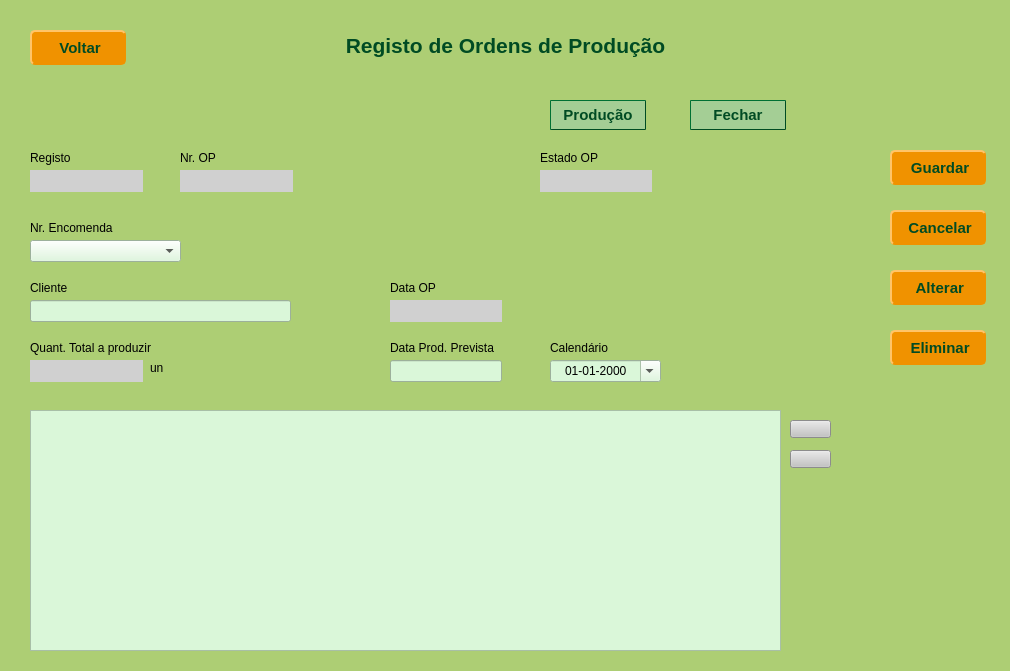
<?xml version="1.0" encoding="UTF-8"?>
<ui version="4.0">
 <class>Producao</class>
 <widget class="QWidget" name="Producao">
  <property name="geometry">
   <rect>
    <x>0</x>
    <y>0</y>
    <width>1010</width>
    <height>671</height>
   </rect>
  </property>
  <property name="minimumSize">
   <size>
    <width>1010</width>
    <height>671</height>
   </size>
  </property>
  <property name="maximumSize">
   <size>
    <width>1010</width>
    <height>671</height>
   </size>
  </property>
  <property name="windowTitle">
   <string>Form</string>
  </property>
  <widget class="QStackedWidget" name="stackedWidget">
   <property name="geometry">
    <rect>
     <x>0</x>
     <y>0</y>
     <width>1010</width>
     <height>671</height>
    </rect>
   </property>
   <property name="minimumSize">
    <size>
     <width>1010</width>
     <height>671</height>
    </size>
   </property>
   <property name="maximumSize">
    <size>
     <width>1010</width>
     <height>671</height>
    </size>
   </property>
   <property name="styleSheet">
    <string notr="true">background-color: #ADCE74;</string>
   </property>
   <property name="currentIndex">
    <number>1</number>
   </property>
   <widget class="QWidget" name="page1_ListarOPs">
    <widget class="QLabel" name="label">
     <property name="geometry">
      <rect>
       <x>150</x>
       <y>30</y>
       <width>711</width>
       <height>31</height>
      </rect>
     </property>
     <property name="font">
      <font>
       <pointsize>16</pointsize>
       <bold>true</bold>
      </font>
     </property>
     <property name="styleSheet">
      <string notr="true">color: #004b23;</string>
     </property>
     <property name="text">
      <string>Lista de Ordens de Produção</string>
     </property>
     <property name="alignment">
      <set>Qt::AlignCenter</set>
     </property>
    </widget>
    <widget class="QPushButton" name="btnInicio_producao">
     <property name="geometry">
      <rect>
       <x>30</x>
       <y>30</y>
       <width>96</width>
       <height>35</height>
      </rect>
     </property>
     <property name="font">
      <font>
       <pointsize>11</pointsize>
       <bold>true</bold>
      </font>
     </property>
     <property name="cursor">
      <cursorShape>PointingHandCursor</cursorShape>
     </property>
     <property name="styleSheet">
      <string notr="true">	background-color: #F09200;
	color: #004b23;
	border: 1.5px solid #F09200;
	border-style: outset;
	border-radius: 5px;</string>
     </property>
     <property name="text">
      <string> Início</string>
     </property>
     <property name="icon">
      <iconset resource="imagens.qrc">
       <normaloff>:/img/img/Home.png</normaloff>:/img/img/Home.png</iconset>
     </property>
    </widget>
    <widget class="QPushButton" name="btnNovo_OP">
     <property name="geometry">
      <rect>
       <x>884</x>
       <y>30</y>
       <width>96</width>
       <height>35</height>
      </rect>
     </property>
     <property name="font">
      <font>
       <pointsize>11</pointsize>
       <bold>true</bold>
      </font>
     </property>
     <property name="cursor">
      <cursorShape>PointingHandCursor</cursorShape>
     </property>
     <property name="styleSheet">
      <string notr="true">	background-color: #F09200;
	color: #004b23;
	border: 1.5px solid #F09200;
	border-style: outset;
	border-radius: 5px;</string>
     </property>
     <property name="text">
      <string> Novo</string>
     </property>
     <property name="icon">
      <iconset resource="imagens.qrc">
       <normaloff>:/img/img/Add.png</normaloff>:/img/img/Add.png</iconset>
     </property>
    </widget>
    <widget class="QTableWidget" name="tableWidget_OrdemProd">
     <property name="geometry">
      <rect>
       <x>30</x>
       <y>80</y>
       <width>951</width>
       <height>371</height>
      </rect>
     </property>
     <property name="styleSheet">
      <string notr="true">background-color: #E6F7E6;</string>
     </property>
     <attribute name="horizontalHeaderDefaultSectionSize">
      <number>80</number>
     </attribute>
     <attribute name="horizontalHeaderHighlightSections">
      <bool>false</bool>
     </attribute>
     <attribute name="horizontalHeaderStretchLastSection">
      <bool>true</bool>
     </attribute>
    </widget>
    <widget class="QGroupBox" name="groupBox">
     <property name="geometry">
      <rect>
       <x>30</x>
       <y>460</y>
       <width>951</width>
       <height>191</height>
      </rect>
     </property>
     <property name="font">
      <font>
       <pointsize>10</pointsize>
       <fontweight>DemiBold</fontweight>
      </font>
     </property>
     <property name="title">
      <string>Pesquisar por:</string>
     </property>
     <widget class="QComboBox" name="cmbStatusOP">
      <property name="geometry">
       <rect>
        <x>200</x>
        <y>60</y>
        <width>121</width>
        <height>22</height>
       </rect>
      </property>
      <property name="styleSheet">
       <string notr="true">background-color:#DAF7D9;</string>
      </property>
      <item>
       <property name="text">
        <string/>
       </property>
      </item>
      <item>
       <property name="text">
        <string>Planeada</string>
       </property>
      </item>
      <item>
       <property name="text">
        <string>Em progresso</string>
       </property>
      </item>
      <item>
       <property name="text">
        <string>Fechada</string>
       </property>
      </item>
     </widget>
     <widget class="QLabel" name="label_3">
      <property name="geometry">
       <rect>
        <x>200</x>
        <y>40</y>
        <width>151</width>
        <height>20</height>
       </rect>
      </property>
      <property name="font">
       <font>
        <pointsize>10</pointsize>
        <bold>false</bold>
       </font>
      </property>
      <property name="text">
       <string>Status OP</string>
      </property>
     </widget>
     <widget class="QLabel" name="lblTotalOPs">
      <property name="geometry">
       <rect>
        <x>20</x>
        <y>160</y>
        <width>221</width>
        <height>16</height>
       </rect>
      </property>
      <property name="font">
       <font>
        <pointsize>10</pointsize>
        <fontweight>ExtraBold</fontweight>
       </font>
      </property>
      <property name="text">
       <string>Ordens de Produção:</string>
      </property>
     </widget>
     <widget class="QPushButton" name="btnPesquisar">
      <property name="geometry">
       <rect>
        <x>350</x>
        <y>110</y>
        <width>51</width>
        <height>25</height>
       </rect>
      </property>
      <property name="font">
       <font>
        <fontweight>DemiBold</fontweight>
       </font>
      </property>
      <property name="cursor">
       <cursorShape>PointingHandCursor</cursorShape>
      </property>
      <property name="styleSheet">
       <string notr="true">background-color: rgb(196, 196, 196);</string>
      </property>
      <property name="text">
       <string/>
      </property>
      <property name="icon">
       <iconset resource="imagens.qrc">
        <normaloff>:/img/img/pesquisar.png</normaloff>:/img/img/pesquisar.png</iconset>
      </property>
     </widget>
     <widget class="QLabel" name="label_4">
      <property name="geometry">
       <rect>
        <x>20</x>
        <y>40</y>
        <width>121</width>
        <height>20</height>
       </rect>
      </property>
      <property name="font">
       <font>
        <pointsize>10</pointsize>
        <bold>false</bold>
       </font>
      </property>
      <property name="text">
       <string>Nr. OP</string>
      </property>
     </widget>
     <widget class="QLineEdit" name="txtProduto">
      <property name="geometry">
       <rect>
        <x>20</x>
        <y>110</y>
        <width>301</width>
        <height>22</height>
       </rect>
      </property>
      <property name="styleSheet">
       <string notr="true">background-color:#DAF7D9;</string>
      </property>
     </widget>
     <widget class="QLabel" name="label_5">
      <property name="geometry">
       <rect>
        <x>20</x>
        <y>90</y>
        <width>121</width>
        <height>20</height>
       </rect>
      </property>
      <property name="font">
       <font>
        <pointsize>10</pointsize>
        <bold>false</bold>
       </font>
      </property>
      <property name="text">
       <string>Produto</string>
      </property>
     </widget>
     <widget class="QLineEdit" name="txtNrOP">
      <property name="geometry">
       <rect>
        <x>20</x>
        <y>60</y>
        <width>91</width>
        <height>22</height>
       </rect>
      </property>
      <property name="styleSheet">
       <string notr="true">background-color:#DAF7D9;</string>
      </property>
     </widget>
     <widget class="QPushButton" name="btnLimparPesquisa">
      <property name="geometry">
       <rect>
        <x>420</x>
        <y>110</y>
        <width>51</width>
        <height>25</height>
       </rect>
      </property>
      <property name="font">
       <font>
        <fontweight>DemiBold</fontweight>
       </font>
      </property>
      <property name="cursor">
       <cursorShape>PointingHandCursor</cursorShape>
      </property>
      <property name="styleSheet">
       <string notr="true">
background-color: rgb(196, 196, 196);</string>
      </property>
      <property name="text">
       <string/>
      </property>
      <property name="icon">
       <iconset resource="imagens.qrc">
        <normaloff>:/img/img/Refresh.png</normaloff>:/img/img/Refresh.png</iconset>
      </property>
     </widget>
    </widget>
   </widget>
   <widget class="QWidget" name="page2_RegistarOPs">
    <widget class="QLabel" name="label_8">
     <property name="geometry">
      <rect>
       <x>150</x>
       <y>30</y>
       <width>711</width>
       <height>31</height>
      </rect>
     </property>
     <property name="font">
      <font>
       <pointsize>16</pointsize>
       <bold>true</bold>
      </font>
     </property>
     <property name="styleSheet">
      <string notr="true">color: #004b23;</string>
     </property>
     <property name="text">
      <string>Registo de Ordens de Produção</string>
     </property>
     <property name="alignment">
      <set>Qt::AlignCenter</set>
     </property>
    </widget>
    <widget class="QPushButton" name="btnVoltar_producao">
     <property name="geometry">
      <rect>
       <x>30</x>
       <y>30</y>
       <width>96</width>
       <height>35</height>
      </rect>
     </property>
     <property name="font">
      <font>
       <pointsize>11</pointsize>
       <bold>true</bold>
      </font>
     </property>
     <property name="cursor">
      <cursorShape>PointingHandCursor</cursorShape>
     </property>
     <property name="styleSheet">
      <string notr="true">	background-color: #F09200;
	color: #004b23;
	border: 1.5px solid #F09200;
	border-style: outset;
	border-radius: 5px;</string>
     </property>
     <property name="text">
      <string> Voltar</string>
     </property>
     <property name="icon">
      <iconset resource="imagens.qrc">
       <normaloff>:/img/img/Previous.png</normaloff>:/img/img/Previous.png</iconset>
     </property>
    </widget>
    <widget class="QPushButton" name="btnCancelar">
     <property name="geometry">
      <rect>
       <x>890</x>
       <y>210</y>
       <width>96</width>
       <height>35</height>
      </rect>
     </property>
     <property name="font">
      <font>
       <pointsize>11</pointsize>
       <bold>true</bold>
      </font>
     </property>
     <property name="cursor">
      <cursorShape>PointingHandCursor</cursorShape>
     </property>
     <property name="styleSheet">
      <string notr="true">	background-color: #F09200;
	color: #004b23;
	border: 1.5px solid #F09200;
	border-style: outset;
	border-radius: 5px;</string>
     </property>
     <property name="text">
      <string> Cancelar</string>
     </property>
     <property name="icon">
      <iconset resource="imagens.qrc">
       <normaloff>:/img/img/Delete.png</normaloff>:/img/img/Delete.png</iconset>
     </property>
    </widget>
    <widget class="QLineEdit" name="txtRegisto">
     <property name="enabled">
      <bool>false</bool>
     </property>
     <property name="geometry">
      <rect>
       <x>30</x>
       <y>170</y>
       <width>113</width>
       <height>22</height>
      </rect>
     </property>
     <property name="styleSheet">
      <string notr="true">
background-color: rgb(208, 208, 208);
</string>
     </property>
     <property name="frame">
      <bool>false</bool>
     </property>
     <property name="alignment">
      <set>Qt::AlignRight|Qt::AlignTrailing|Qt::AlignVCenter</set>
     </property>
    </widget>
    <widget class="QLineEdit" name="txtCodigo">
     <property name="enabled">
      <bool>false</bool>
     </property>
     <property name="geometry">
      <rect>
       <x>180</x>
       <y>170</y>
       <width>113</width>
       <height>22</height>
      </rect>
     </property>
     <property name="styleSheet">
      <string notr="true">background-color: rgb(208, 208, 208);</string>
     </property>
     <property name="text">
      <string/>
     </property>
     <property name="frame">
      <bool>false</bool>
     </property>
     <property name="alignment">
      <set>Qt::AlignRight|Qt::AlignTrailing|Qt::AlignVCenter</set>
     </property>
    </widget>
    <widget class="QPushButton" name="btnEliminar">
     <property name="geometry">
      <rect>
       <x>890</x>
       <y>330</y>
       <width>96</width>
       <height>35</height>
      </rect>
     </property>
     <property name="font">
      <font>
       <pointsize>11</pointsize>
       <bold>true</bold>
      </font>
     </property>
     <property name="cursor">
      <cursorShape>PointingHandCursor</cursorShape>
     </property>
     <property name="styleSheet">
      <string notr="true">	background-color: #F09200;
	color: #004b23;
	border: 1.5px solid #F09200;
	border-style: outset;
	border-radius: 5px;</string>
     </property>
     <property name="text">
      <string> Eliminar</string>
     </property>
     <property name="icon">
      <iconset resource="imagens.qrc">
       <normaloff>:/img/img/Apagar.png</normaloff>:/img/img/Apagar.png</iconset>
     </property>
    </widget>
    <widget class="QLabel" name="lblQuantidade">
     <property name="geometry">
      <rect>
       <x>30</x>
       <y>340</y>
       <width>131</width>
       <height>16</height>
      </rect>
     </property>
     <property name="text">
      <string>Quant. Total a produzir</string>
     </property>
    </widget>
    <widget class="QPushButton" name="btnModificar">
     <property name="geometry">
      <rect>
       <x>890</x>
       <y>270</y>
       <width>96</width>
       <height>35</height>
      </rect>
     </property>
     <property name="font">
      <font>
       <pointsize>11</pointsize>
       <bold>true</bold>
      </font>
     </property>
     <property name="cursor">
      <cursorShape>PointingHandCursor</cursorShape>
     </property>
     <property name="styleSheet">
      <string notr="true">	background-color: #F09200;
	color: #004b23;
	border: 1.5px solid #F09200;
	border-style: outset;
	border-radius: 5px;</string>
     </property>
     <property name="text">
      <string> Alterar</string>
     </property>
     <property name="icon">
      <iconset resource="imagens.qrc">
       <normaloff>:/img/img/Modify.png</normaloff>:/img/img/Modify.png</iconset>
     </property>
    </widget>
    <widget class="QLabel" name="label_10">
     <property name="geometry">
      <rect>
       <x>180</x>
       <y>150</y>
       <width>141</width>
       <height>16</height>
      </rect>
     </property>
     <property name="text">
      <string>Nr. OP</string>
     </property>
    </widget>
    <widget class="QLineEdit" name="txtDataCriacao">
     <property name="enabled">
      <bool>false</bool>
     </property>
     <property name="geometry">
      <rect>
       <x>390</x>
       <y>300</y>
       <width>112</width>
       <height>22</height>
      </rect>
     </property>
     <property name="styleSheet">
      <string notr="true">background-color: rgb(208, 208, 208);</string>
     </property>
     <property name="text">
      <string/>
     </property>
     <property name="frame">
      <bool>false</bool>
     </property>
     <property name="alignment">
      <set>Qt::AlignRight|Qt::AlignTrailing|Qt::AlignVCenter</set>
     </property>
    </widget>
    <widget class="QLabel" name="label_9">
     <property name="geometry">
      <rect>
       <x>30</x>
       <y>150</y>
       <width>81</width>
       <height>16</height>
      </rect>
     </property>
     <property name="text">
      <string>Registo</string>
     </property>
    </widget>
    <widget class="QLabel" name="label_11">
     <property name="geometry">
      <rect>
       <x>30</x>
       <y>280</y>
       <width>191</width>
       <height>16</height>
      </rect>
     </property>
     <property name="text">
      <string>Cliente</string>
     </property>
    </widget>
    <widget class="QLabel" name="label_18">
     <property name="geometry">
      <rect>
       <x>390</x>
       <y>280</y>
       <width>111</width>
       <height>16</height>
      </rect>
     </property>
     <property name="text">
      <string>Data OP</string>
     </property>
    </widget>
    <widget class="QLineEdit" name="txtQtdTotal">
     <property name="enabled">
      <bool>false</bool>
     </property>
     <property name="geometry">
      <rect>
       <x>30</x>
       <y>360</y>
       <width>113</width>
       <height>22</height>
      </rect>
     </property>
     <property name="styleSheet">
      <string notr="true">background-color: rgb(208, 208, 208);</string>
     </property>
     <property name="text">
      <string/>
     </property>
     <property name="frame">
      <bool>false</bool>
     </property>
     <property name="alignment">
      <set>Qt::AlignRight|Qt::AlignTrailing|Qt::AlignVCenter</set>
     </property>
    </widget>
    <widget class="QLabel" name="label_43">
     <property name="geometry">
      <rect>
       <x>150</x>
       <y>360</y>
       <width>51</width>
       <height>16</height>
      </rect>
     </property>
     <property name="text">
      <string>un</string>
     </property>
    </widget>
    <widget class="QPushButton" name="btnGuardar">
     <property name="geometry">
      <rect>
       <x>890</x>
       <y>150</y>
       <width>96</width>
       <height>35</height>
      </rect>
     </property>
     <property name="font">
      <font>
       <pointsize>11</pointsize>
       <bold>true</bold>
      </font>
     </property>
     <property name="cursor">
      <cursorShape>PointingHandCursor</cursorShape>
     </property>
     <property name="styleSheet">
      <string notr="true">	background-color: #F09200;
	color: #004b23;
	border: 1.5px solid #F09200;
	border-style: outset;
	border-radius: 5px;</string>
     </property>
     <property name="text">
      <string> Guardar</string>
     </property>
     <property name="icon">
      <iconset resource="imagens.qrc">
       <normaloff>:/img/img/Save.png</normaloff>:/img/img/Save.png</iconset>
     </property>
    </widget>
    <widget class="QComboBox" name="cmbNrEncomenda">
     <property name="geometry">
      <rect>
       <x>30</x>
       <y>240</y>
       <width>151</width>
       <height>22</height>
      </rect>
     </property>
     <property name="styleSheet">
      <string notr="true">background-color:#DAF7D9;</string>
     </property>
    </widget>
    <widget class="QLineEdit" name="txtDataProducao">
     <property name="geometry">
      <rect>
       <x>390</x>
       <y>360</y>
       <width>112</width>
       <height>22</height>
      </rect>
     </property>
     <property name="styleSheet">
      <string notr="true">background-color:#DAF7D9;</string>
     </property>
     <property name="text">
      <string/>
     </property>
     <property name="alignment">
      <set>Qt::AlignRight|Qt::AlignTrailing|Qt::AlignVCenter</set>
     </property>
    </widget>
    <widget class="QLabel" name="label_19">
     <property name="geometry">
      <rect>
       <x>390</x>
       <y>340</y>
       <width>111</width>
       <height>16</height>
      </rect>
     </property>
     <property name="text">
      <string>Data Prod. Prevista</string>
     </property>
    </widget>
    <widget class="QLabel" name="label_52">
     <property name="geometry">
      <rect>
       <x>540</x>
       <y>150</y>
       <width>111</width>
       <height>16</height>
      </rect>
     </property>
     <property name="text">
      <string>Estado OP</string>
     </property>
    </widget>
    <widget class="QLineEdit" name="txtStatusOP">
     <property name="enabled">
      <bool>false</bool>
     </property>
     <property name="geometry">
      <rect>
       <x>540</x>
       <y>170</y>
       <width>112</width>
       <height>22</height>
      </rect>
     </property>
     <property name="styleSheet">
      <string notr="true">background-color: rgb(208, 208, 208);</string>
     </property>
     <property name="text">
      <string/>
     </property>
     <property name="frame">
      <bool>false</bool>
     </property>
    </widget>
    <widget class="QTableWidget" name="tableWidget_Produtos">
     <property name="geometry">
      <rect>
       <x>30</x>
       <y>410</y>
       <width>751</width>
       <height>241</height>
      </rect>
     </property>
     <property name="styleSheet">
      <string notr="true">background-color:#DAF7D9;</string>
     </property>
     <attribute name="horizontalHeaderDefaultSectionSize">
      <number>80</number>
     </attribute>
     <attribute name="horizontalHeaderHighlightSections">
      <bool>false</bool>
     </attribute>
     <attribute name="horizontalHeaderStretchLastSection">
      <bool>true</bool>
     </attribute>
     <attribute name="verticalHeaderHighlightSections">
      <bool>false</bool>
     </attribute>
    </widget>
    <widget class="QPushButton" name="btnAdLinha">
     <property name="geometry">
      <rect>
       <x>790</x>
       <y>420</y>
       <width>41</width>
       <height>18</height>
      </rect>
     </property>
     <property name="cursor">
      <cursorShape>PointingHandCursor</cursorShape>
     </property>
     <property name="styleSheet">
      <string notr="true">background-color: rgb(196, 196, 196);</string>
     </property>
     <property name="text">
      <string/>
     </property>
     <property name="icon">
      <iconset resource="imagens.qrc">
       <normaloff>:/img/img/Add.png</normaloff>:/img/img/Add.png</iconset>
     </property>
    </widget>
    <widget class="QPushButton" name="btnEliminaLinha">
     <property name="geometry">
      <rect>
       <x>790</x>
       <y>450</y>
       <width>41</width>
       <height>18</height>
      </rect>
     </property>
     <property name="cursor">
      <cursorShape>PointingHandCursor</cursorShape>
     </property>
     <property name="styleSheet">
      <string notr="true">background-color: rgb(196, 196, 196);</string>
     </property>
     <property name="text">
      <string/>
     </property>
     <property name="icon">
      <iconset resource="imagens.qrc">
       <normaloff>:/img/img/Remove.png</normaloff>:/img/img/Remove.png</iconset>
     </property>
    </widget>
    <widget class="QLabel" name="lblErro">
     <property name="geometry">
      <rect>
       <x>610</x>
       <y>15</y>
       <width>371</width>
       <height>21</height>
      </rect>
     </property>
     <property name="text">
      <string/>
     </property>
    </widget>
    <widget class="QLabel" name="label_12">
     <property name="geometry">
      <rect>
       <x>30</x>
       <y>220</y>
       <width>91</width>
       <height>16</height>
      </rect>
     </property>
     <property name="text">
      <string>Nr. Encomenda</string>
     </property>
    </widget>
    <widget class="QDateEdit" name="dateEdit">
     <property name="geometry">
      <rect>
       <x>550</x>
       <y>360</y>
       <width>111</width>
       <height>22</height>
      </rect>
     </property>
     <property name="styleSheet">
      <string notr="true">background-color:#DAF7D9;</string>
     </property>
     <property name="wrapping">
      <bool>false</bool>
     </property>
     <property name="alignment">
      <set>Qt::AlignCenter</set>
     </property>
     <property name="readOnly">
      <bool>false</bool>
     </property>
     <property name="buttonSymbols">
      <enum>QAbstractSpinBox::UpDownArrows</enum>
     </property>
     <property name="displayFormat">
      <string>dd-MM-yyyy</string>
     </property>
     <property name="calendarPopup">
      <bool>true</bool>
     </property>
    </widget>
    <widget class="QLineEdit" name="txtCliente">
     <property name="geometry">
      <rect>
       <x>30</x>
       <y>300</y>
       <width>261</width>
       <height>22</height>
      </rect>
     </property>
     <property name="styleSheet">
      <string notr="true">background-color:#DAF7D9;</string>
     </property>
     <property name="text">
      <string/>
     </property>
    </widget>
    <widget class="QPushButton" name="btnProducao">
     <property name="geometry">
      <rect>
       <x>550</x>
       <y>100</y>
       <width>96</width>
       <height>30</height>
      </rect>
     </property>
     <property name="font">
      <font>
       <pointsize>11</pointsize>
       <bold>true</bold>
      </font>
     </property>
     <property name="cursor">
      <cursorShape>PointingHandCursor</cursorShape>
     </property>
     <property name="styleSheet">
      <string notr="true">	background-color:#A4CE95;
	color: #004b23;
	border: 1px solid  #004b23 ;
	border-style: outset;
	border-radius: 1px;</string>
     </property>
     <property name="text">
      <string>Produção</string>
     </property>
    </widget>
    <widget class="QPushButton" name="btnFechar">
     <property name="geometry">
      <rect>
       <x>690</x>
       <y>100</y>
       <width>96</width>
       <height>30</height>
      </rect>
     </property>
     <property name="font">
      <font>
       <pointsize>11</pointsize>
       <bold>true</bold>
      </font>
     </property>
     <property name="cursor">
      <cursorShape>PointingHandCursor</cursorShape>
     </property>
     <property name="styleSheet">
      <string notr="true">	background-color:#A4CE95;
	color: #004b23;
	border: 1px solid  #004b23 ;
	border-style: outset;
	border-radius: 1px;</string>
     </property>
     <property name="text">
      <string>Fechar</string>
     </property>
    </widget>
    <widget class="QLabel" name="label_20">
     <property name="geometry">
      <rect>
       <x>550</x>
       <y>340</y>
       <width>111</width>
       <height>16</height>
      </rect>
     </property>
     <property name="text">
      <string>Calendário</string>
     </property>
    </widget>
   </widget>
  </widget>
 </widget>
 <resources>
  <include location="imagens.qrc"/>
 </resources>
 <connections/>
</ui>
